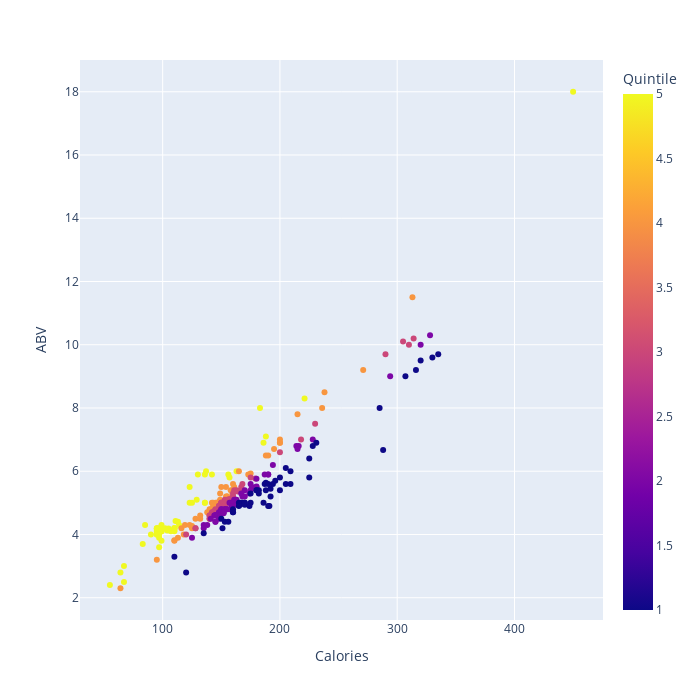

This figure's notebook cell:
### Markdown cell above
Interesting little github bug here that carries over to NBViewer. On the web (and only on the web) the ūndecile column is displaying above even though it isn't added to the dataframe until after this next plot. A little foreshadowing or premonition of things to come!

### Code cell
# Now color data points by quintiles of ABV/Calories
fig = px.scatter(df, x="Calories", y="ABV",  hover_data=['Brand'], color="Quintile",
                width=700, height=700)
fig.show()

### Figure 1 — Plotly figure (JSON) as saved in the notebook; plotly's stock layout.template omitted (floating-point values rounded to 4 significant figures; data arrays with more than 128 entries replaced by an {"elided": "..."} marker saying what was removed)
{"data": [{"customdata": {"elided": "270x1 str values"}, "hovertemplate": "Calories=%{x}<br>ABV=%{y}<br>Brand=%{customdata[0]}<br>Quintile=%{marker.color}<extra></extra>", "legendgroup": "", "marker": {"color": {"elided": "270 int values"}, "coloraxis": "coloraxis", "symbol": "circle"}, "mode": "markers", "name": "", "orientation": "v", "showlegend": false, "type": "scatter", "x": {"elided": "270 int values"}, "xaxis": "x", "y": {"elided": "270 float values"}, "yaxis": "y"}], "layout": {"coloraxis": {"colorbar": {"title": {"text": "Quintile"}}, "colorscale": [[0, "#0d0887"], [0.1111, "#46039f"], [0.2222, "#7201a8"], [0.3333, "#9c179e"], [0.4444, "#bd3786"], [0.5556, "#d8576b"], [0.6667, "#ed7953"], [0.7778, "#fb9f3a"], [0.8889, "#fdca26"], [1, "#f0f921"]]}, "height": 700, "legend": {"tracegroupgap": 0}, "margin": {"t": 60}, "width": 700, "xaxis": {"anchor": "y", "autorange": true, "domain": [0, 1], "range": [29.5, 475.5], "title": {"text": "Calories"}, "type": "linear"}, "yaxis": {"anchor": "x", "autorange": true, "domain": [0, 1], "range": [1.296, 19.0], "title": {"text": "ABV"}, "type": "linear"}}}
